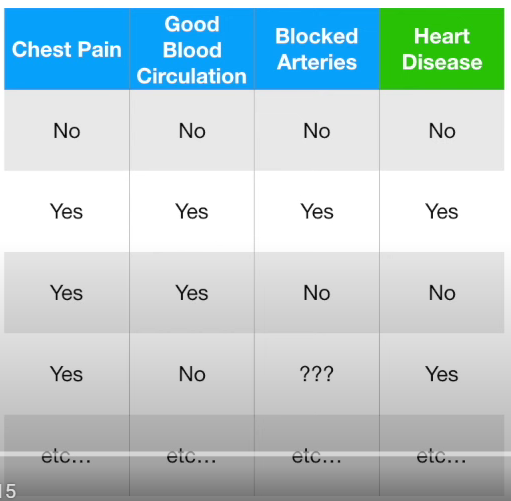
#> input picture Machine Learning/Decision Tree/Feature Selection and Missing Values/images/dataset.png, 511 x 501 px, found by its file name
$ jupyter execute --allow-errors classification.ipynb
#> lines starting #> are read from the running program, lines starting #| are printed output that depends on the picture
1. [CHAID (Chi-squared Automatic Interaction Detector)](#chaid-chi-squared-automatic-interaction-detector)

#### CHAID (Chi-squared Automatic Interaction Detector):
- works with both regression and classification prediction but rarely used for regression
- works with numerical discrete and continuous variables and also with categorical variables
- multiple split and not binary split like CART
- ability handle non-monotonic relationship
- easy to interpret

[cell 1]
from PIL import Image
from IPython.display import display

img = Image.open('images/dataset.png')
#> img is the input picture: PIL image 511x501 RGBA; mean R, G, B, A 185.1, 206.3, 208.9, 255
new_image = img.resize((440, 400))
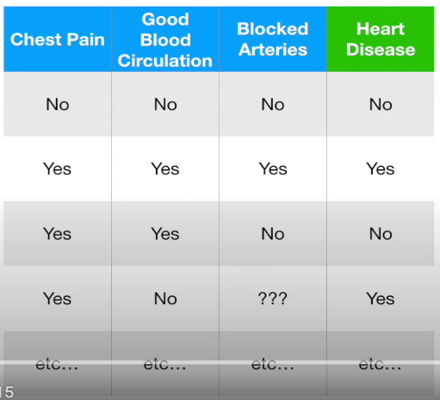
#> new_image: PIL image 440x400 RGBA; mean R, G, B, A 185.1, 206.2, 208.9, 255
display(new_image)

[cell 2]
from PIL import Image
from IPython.display import display

#> (the rest of this cell did not finish here and is left out)

##### Process of CHAID:
- Need to find the feature with the highest importance
- Take feature Outlook:
    - Has 3 categories - Sunny, Overcast, Rain
        - Sunny:
            - Count of observed output class labels separately i.e. Yes (2) & No (3)
            - Calculate the Expected value by taking the average of observed output class labels = E = Expected Value(Sunny)/2 => 2.5
                - Expected Value(Sunny[Yes]) => ( rows*columns)/ total obs
                    - rows = (Sunny[Yes(O)]  +  Sunny[No(O)])
                    - columns =  (Sunny[Yes(O)]  +  Overcast[Yes(O)]  +  Rain[Yes(O)])
                    - total obs = (Sunny[Yes(O)]  +  Overcast[Yes(O)]  +  Rain[Yes(O)]  +  Sunny[No(O)]  +  Overcast[No(O)]  +  Rain[No(O)])
                    - Expected Value(Sunny[Yes]) = (2+3) * (2+4+3)/(2+4+3+3+0+2) => 45/14
                - Expected Value(Sunny[No]) => ( rows*columns)/ total obs
                    - rows = (Sunny[Yes(O)]  +  Sunny[No(O)])
                    - columns = (Sunny[No(O)]  +  Overcast[No(O)]  +  Rain[No(O)])
                    - total obs=  (Sunny[Yes(O)]  +  Overcast[Yes(O)]  +  Rain[Yes(O)]  +  Sunny[No(O)]  +  Overcast[No(O)]  +  Rain[No(O)])
                    - Expected Value(Sunny[No]) = (2+3) * (3+0+2)/(2+4+3+3+0+2) => 25/14
                - Now take the average of both the values = (Expected Value(Sunny[No]) + Expected Value(Sunny[Yes]))/2
                    - Expected Value(Sunny) = (45 + 25)/14*2 => 2.5
            - Calculate the Chi-squared value for each category of the feature class with relevance to the output labels
                - chi-squared value (Yes) = (((2-2.5)^2)/2.5)^(1/2) => 0.316
                - chi-squared value (No) = (((3-2.5)^2)/2.5)^(1/2) => 0.316
        - Overcast:
            - Count of observed output class labels separately i.e. Yes (4) & No (0)
            - Calculate the Expected value by taking the average of observed output class labels = E = Expected Value(Overcast)/2 => 2
                 - Expected Value(Overcast[Yes]) => ( rows*columns)/ total obs
                    - rows = (Overcast[Yes(O)]  +  Overcast[No(O)])
                    - columns =  (Sunny[Yes(O)]  +  Overcast[Yes(O)]  +  Rain[Yes(O)])
                    - total obs = (Sunny[Yes(O)]  +  Overcast[Yes(O)]  +  Rain[Yes(O)]  +  Sunny[No(O)]  +  Overcast[No(O)]  +  Rain[No(O)])
                    - Expected Value(Overcast[Yes]) = (4+0) * (2+4+3)/(2+4+3+3+0+2) => 18/7
                - Expected Value(Overcast[No]) => ( rows*columns)/ total obs
                    - rows = (Overcast[Yes(O)]  +  Overcast[No(O)])
                    - columns = (Sunny[No(O)]  +  Overcast[No(O)]  +  Rain[No(O)])
                    - total obs = (Sunny[Yes(O)]  +  Overcast[Yes(O)]  +  Rain[Yes(O)]  +  Sunny[No(O)]  +  Overcast[No(O)]  +  Rain[No(O)])
                    - Expected Value(Overcast[No]) = (4+0) * (3+0+2)/(2+4+3+3+0+2) => 10/7
                - Now take the average of both the values = (Expected Value(Overcast[No]) + Expected Value(Overcast[Yes]))/2
                    - Expected Value(Overcast) = (10 + 18)/7*2 => 3
            - Calculate the Chi-squared value for each category of the feature class with relevance to the output labels
                - chi-squared value (Yes) = (((4-2)^2)/2)^(1/2) => 1.414
                - chi-squared value (No) = (((0-2)^2)/2)^(1/2) => 1.414
        - Rain:
            - Count of observed output class labels separately i.e. Yes (3) & No (2)
            - Calculate the Expected value by taking the average of observed output class labels = E = Expected Value(Rain)/2 => 2.5
                - Expected Value(Rain[Yes]) => ( rows*columns)/ total obs
                    - rows = (Rain[Yes(O)]  +  Rain[No(O)])
                    - columns = (Sunny[Yes(O)]  +  Overcast[Yes(O)]  +  Rain[Yes(O)])
                    - total obs = (Sunny[Yes(O)]  +  Overcast[Yes(O)]  +  Rain[Yes(O)]  +  Sunny[No(O)]  +  Overcast[No(O)]  +  Rain[No(O)])
                    - Expected Value(Rain[Yes]) = (3+2) * (2+4+3)/(2+4+3+3+0+2) => 45/14
                - Expected Value(Rain[No]) => ( rows*columns)/ total obs
                    - rows = (Rain[Yes(O)]  +  Rain[No(O)])
                    - columns = (Sunny[No(O)]  +  Overcast[No(O)]  +  Rain[No(O)])
                    - total obs=  (Sunny[Yes(O)]  +  Overcast[Yes(O)]  +  Rain[Yes(O)]  +  Sunny[No(O)]  +  Overcast[No(O)]  +  Rain[No(O)])
                    - Expected Value(Rain[No]) = (3+2) * (3+0+2)/(2+4+3+3+0+2) => 25/14
                - Now take the average of both the values = (Expected Value(Rain[No]) + Expected Value(Rain[Yes]))/2
                    - Expected Value(Rain) = (45 + 25)/14*2 => 2.5
            - Calculate the Chi-squared value for each category of the feature class with relevance to the output labels
                - chi-squared value (Yes) = (((3-2.5)^2)/2.5)^(1/2) => 0.316
                - chi-squared value (No) = (((2-2.5)^2)/2.5)^(1/2) => 0.316
    - Now sum all the chi-squared value = 4.092

[cell 3]
from PIL import Image
from IPython.display import display

img = Image.open('images/chisquare_value.png')
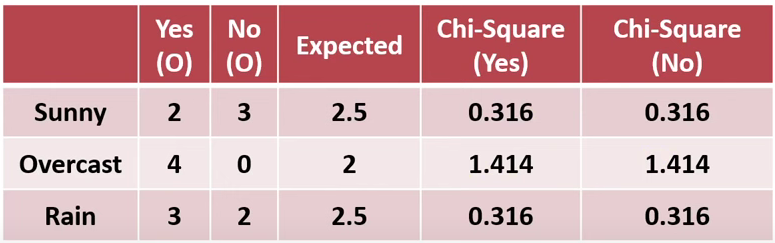
#> input picture Machine Learning/Decision Tree/Splitting of Nodes/CHAID (Chi-squared Automatic Interaction Detection)/images/chisquare_value.png, 775 x 243 px
#> img is the input picture: PIL image 775x243 RGBA; mean R, G, B, A 213.8, 170, 174.1, 255
new_image = img.resize((440, 140))
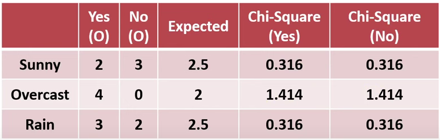
#> new_image: PIL image 440x140 RGBA; mean R, G, B, A 213.7, 170, 174.1, 255
display(new_image)

- Take feature Temperature:
    - Has 3 categories - Hot, Mild, Cold
        - Sunny:
            - Count of observed output class labels separately i.e. Yes (2) & No (2)
            - Calculate the Expected value by taking the average of observed output class labels = E = Expected Value(Hot)/2 => 2
                - Expected Value(Hot[Yes]) => ( rows*columns)/ total obs
                    - rows = (Hot[Yes(O)]  +  Hot[No(O)])
                    - columns =  (Hot[Yes(O)]  +  Mild[Yes(O)]  +  Cold[Yes(O)])
                    - total obs = (Hot[Yes(O)]  +  Mild[Yes(O)]  +  Cold[Yes(O)]  +  Hot[No(O)]  +  Mild[No(O)]  +  Cold[No(O)])
                    - Expected Value(Hot[Yes]) = (2+2) * (2+4+3)/(2+4+3+2+2+1) => 36/14
                - Expected Value(Hot[No]) => ( rows*columns)/ total obs
                    - rows = (Hot[Yes(O)]  +  Hot[No(O)])
                    - columns =  (Hot[No(O)]  +  Mild[No(O)]  +  Cold[No(O)])
                    - total obs = (Hot[Yes(O)]  +  Mild[Yes(O)]  +  Cold[Yes(O)]  +  Hot[No(O)]  +  Mild[No(O)]  +  Cold[No(O)])
                    - Expected Value(Hot[No]) = (2+2) * (2+2+1)/(2+4+3+2+2+1) => 20/14
                - Now take the average of both the values = (Expected Value(Hot[No]) + Expected Value(Hot[Yes]))/2
                    - Expected Value(Hot) = (36 + 20)/14*2 => 2
            - Calculate the Chi-squared value for each category of the feature class with relevance to the output labels
                - chi-squared value (Yes) = (((2-2)^2)/2)^(1/2) => 0
                - chi-squared value (No) = (((2-2)^2)/2)^(1/2) => 0
        - Mild:
            - Count of observed output class labels separately i.e. Yes (4) & No (2)
            - Calculate the Expected value by taking the average of observed output class labels = E = Expected Value(Mild)/2 => 3
                - Expected Value(Mild[Yes]) => ( rows*columns)/ total obs
                    - rows = (Mild[Yes(O)]  +  Mild[No(O)])
                    - columns =  (Hot[Yes(O)]  +  Mild[Yes(O)]  +  Cold[Yes(O)])
                    - total obs = (Hot[Yes(O)]  +  Mild[Yes(O)]  +  Cold[Yes(O)]  +  Hot[No(O)]  +  Mild[No(O)]  +  Cold[No(O)])
                    - Expected Value(Mild[Yes]) = (4+2) * (2+4+3)/(2+4+3+2+2+1) => 27/7
                - Expected Value(Mild[No]) => ( rows*columns)/ total obs
                    - rows = (Mild[Yes(O)]  +  Mild[No(O)])
                    - columns =  (Hot[No(O)]  +  Mild[No(O)]  +  Cold[No(O)])
                    - total obs = (Hot[Yes(O)]  +  Mild[Yes(O)]  +  Cold[Yes(O)]  +  Hot[No(O)]  +  Mild[No(O)]  +  Cold[No(O)])
                    - Expected Value(Mild[No]) = (4+2) * (3+0+2)/(2+4+3+2+2+1) => 15/7
                - Now take the average of both the values = (Expected Value(Mild[No]) + Expected Value(Mild[Yes]))/2
                    - Expected Value(Mild) = (27 + 15)/7*2 => 3
            - Calculate the Chi-squared value for each category of the feature class with relevance to the output labels
                - chi-squared value (Yes) = (((4-3)^2)/3)^(1/2) => 0.577
                - chi-squared value (No) = (((2-3)^2)/3)^(1/2) => 0.577
        - Cold:
            - Count of observed output class labels separately i.e. Yes (3) & No (1)
            - Calculate the Expected value by taking the average of observed output class labels = E = Expected Value(Cold)/2 => 2
                - Expected Value(Cold[Yes]) => ( rows*columns)/ total obs
                    - rows = (Cold[Yes(O)]  +  Cold[No(O)])
                    - columns =  (Hot[Yes(O)]  +  Mild[Yes(O)]  +  Cold[Yes(O)])
                    - total obs = (Hot[Yes(O)]  +  Mild[Yes(O)]  +  Cold[Yes(O)]  +  Hot[No(O)]  +  Mild[No(O)]  +  Cold[No(O)])
                    - Expected Value(Cold[Yes]) = (3+1) * (2+4+3)/(2+4+3+2+2+1) => 36/14
                - Expected Value(Cold[No]) => ( rows*columns)/ total obs
                    - rows = (Cold[Yes(O)]  +  Cold[No(O)])
                    - columns =  (Hot[No(O)]  +  Mild[No(O)]  +  Cold[No(O)])
                    - total obs = (Hot[Yes(O)]  +  Mild[Yes(O)]  +  Cold[Yes(O)]  +  Hot[No(O)]  +  Mild[No(O)]  +  Cold[No(O)])
                    - Expected Value(Cold[No]) = (3+1) * (3+0+2)/(2+4+3+2+2+1) => 20/14
                - Now take the average of both the values = (Expected Value(Cold[No]) + Expected Value(Cold[Yes]))/2
                    - Expected Value(Cold) = (36 + 20)/14*2 => 2
            - Calculate the Chi-squared value for each category of the feature class with relevance to the output labels
                - chi-squared value (Yes) = (((3-2)^2)/2)^(1/2) => 0.707
                - chi-squared value (No) = (((1-2)^2)/2)^(1/2) => 0.707
    - Now sum all the chi-squared value = 2.568

[cell 4]
from PIL import Image
from IPython.display import display

#> (the rest of this cell did not finish here and is left out)

- Take feature Humidity:
    - Has 2 categories - High, Normal
        - High:
            - Count of observed output class labels separately i.e. Yes (3) & No (4)
            - Calculate the Expected value by taking the average of observed output class labels = E = Expected Value(High)/2 => 3.5
                - Expected Value(High[Yes]) => ( rows*columns)/ total obs
                    - rows = (High[Yes(O)]  +  High[No(O)])
                    - columns =  (High[Yes(O)]  +  Normal[Yes(O)])
                    - total obs = (High[Yes(O)]  +  Normal[Yes(O)]  +  High[No(O)]  +  Normal[No(O)])
                    - Expected Value(High[Yes]) = (3+4) * (3+6)/(3+4+6+1) => 9/2
                - Expected Value(High[No]) => ( rows*columns)/ total obs
                    - rows = (High[Yes(O)]  +  High[No(O)])
                    - columns = (High[No(O)]  +  Normal[No(O)])
                    - total obs=  (High[Yes(O)]  +  Normal[Yes(O)] +  High[No(O)]  +  Normal[No(O)])
                    - Expected Value(High[No]) = (3+4) * (4+1)/(3+4+6+1) => 5/2
                - Now take the average of both the values = (Expected Value(High[No]) + Expected Value(High[Yes]))/2
                    - Expected Value(High) = (9 + 5)/2*2 => 3.5
            - Calculate the Chi-squared value for each category of the feature class with relevance to the output labels
                - chi-squared value (Yes) = (((2-3.5)^2)/3.5)^(1/2) => 0.267
                - chi-squared value (No) = (((4-3.5)^2)/3.5)^(1/2) => 0.267
        - Normal:
            - Count of observed output class labels separately i.e. Yes (6) & No (1)
            - Calculate the Expected value by taking the average of observed output class labels = E = Expected Value(Normal)/2 => 3.5
                    - Expected Value(Normal[Yes]) => ( rows*columns)/ total obs
                    - rows = (Normal[Yes(O)]  +  Normal[No(O)])
                    - columns =  (High[Yes(O)]  +  Normal[Yes(O)])
                    - total obs = (High[Yes(O)]  +  Normal[Yes(O)]  +  High[No(O)]  +  Normal[No(O)])
                    - Expected Value(Normal[Yes]) = (6+1) * (3+6)/(3+4+6+1) => 9/2
                - Expected Value(Normal[No]) => ( rows*columns)/ total obs
                    - rows = (Normal[Yes(O)]  +  Normal[No(O)])
                    - columns = (High[No(O)]  +  Normal[No(O)])
                    - total obs=  (High[Yes(O)]  +  Normal[Yes(O)] +  High[No(O)]  +  Normal[No(O)])
                    - Expected Value(Normal[No]) = (6+1) * (4+1)/(3+4+6+1) => 5/2
                - Now take the average of both the values = (Expected Value(Normal[No]) + Expected Value(Normal[Yes]))/2
                    - Expected Value(Normal) = (9 + 5)/2*2 => 3.5
            - Calculate the Chi-squared value for each category of the feature class with relevance to the output labels
                - chi-squared value (Yes) = (((4-2)^2)/2)^(1/2) => 1.336
                - chi-squared value (No) = (((0-2)^2)/2)^(1/2) => 1.336
    - Now sum all the chi-squared value = 3.206

[cell 5]
from PIL import Image
from IPython.display import display

#> (the rest of this cell did not finish here and is left out)

- Take feature Humidity:
    - Has 2 categories - Weak, Strong
        - High:
            - Count of observed output class labels separately i.e. Yes (5) & No (2)
            - Calculate the Expected value by taking the average of observed output class labels = E = Expected Value(Weak)/2 => 3.5
                - Expected Value(Weak[Yes]) => ( rows*columns)/ total obs
                    - rows = (Weak[Yes(O)]  +  Weak[No(O)])
                    - columns =  (Weak[Yes(O)]  +  Strong[Yes(O)])
                    - total obs = (Weak[Yes(O)]  +  Strong[Yes(O)]  +  Weak[No(O)]  +  Strong[No(O)])
                    - Expected Value(Weak[Yes]) = (5+2) * (5+3)/(5+2+3+3) => 56/13
                - Expected Value(Weak[No]) => ( rows*columns)/ total obs
                    - rows = (Weak[Yes(O)]  +  Weak[No(O)])
                    - columns = (Weak[No(O)]  +  Strong[No(O)])
                    - total obs=  (Weak[Yes(O)]  +  Strong[Yes(O)] +  Weak[No(O)]  +  Strong[No(O)])
                    - Expected Value(Weak[No]) = (5+2) * (2+3)/(5+2+3+3) => 35/13
                - Now take the average of both the values = (Expected Value(Weak[No]) + Expected Value(Weak[Yes]))/2
                    - Expected Value(Weak) = (56 + 35)/13*2 => 3.5
            - Calculate the Chi-squared value for each category of the feature class with relevance to the output labels
                - chi-squared value (Yes) = (((5-3.5)^2)/3.5)^(1/2) => 0.801
                - chi-squared value (No) = (((2-3.5)^2)/3.5)^(1/2) => 0.801
        - Strong:
            - Count of observed output class labels separately i.e. Yes (3) & No (3)
            - Calculate the Expected value by taking the average of observed output class labels = E = Expected Value(Strong)/2 => 3
                    - Expected Value(Strong[Yes]) => ( rows*columns)/ total obs
                    - rows = (Strong[Yes(O)]  +  Strong[No(O)])
                    - columns =  (Weak[Yes(O)]  +  Strong[Yes(O)])
                    - total obs = (Weak[Yes(O)]  +  Strong[Yes(O)]  +  Weak[No(O)]  +  Strong[No(O)])
                    - Expected Value(Strong[Yes]) = (3+3) * (5+3)/(5+2+3+3) => 48/13
                - Expected Value(Strong[No]) => ( rows*columns)/ total obs
                    - rows = (Strong[Yes(O)]  +  Strong[No(O)])
                    - columns = (Weak[No(O)]  +  Strong[No(O)])
                    - total obs=  (Weak[Yes(O)]  +  Strong[Yes(O)] +  Weak[No(O)]  +  Strong[No(O)])
                    - Expected Value(Strong[No]) = (3+3) * (2+3)/(5+2+3+3) => 30/13
                - Now take the average of both the values = (Expected Value(Strong[No]) + Expected Value(Strong[Yes]))/2
                    - Expected Value(Strong) = (48 + 30)/13*2 => 3
            - Calculate the Chi-squared value for each category of the feature class with relevance to the output labels
                - chi-squared value (Yes) = (((3-3)^2)/3)^(1/2) => 0
                - chi-squared value (No) = (((3-3)^2)/3)^(1/2) => 0
    - Now sum all the chi-squared value = 1.602

[cell 6]
from PIL import Image
from IPython.display import display

img = Image.open('images/chisquare_value3.png')
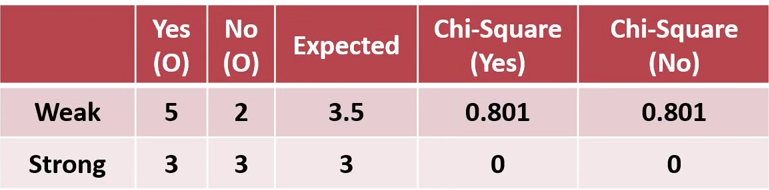
#> input picture Machine Learning/Decision Tree/Splitting of Nodes/CHAID (Chi-squared Automatic Interaction Detection)/images/chisquare_value3.png, 769 x 190 px
#> img is the input picture: PIL image 769x190 RGBA; mean R, G, B, A 213, 162.8, 167.2, 255
new_image = img.resize((440, 140))
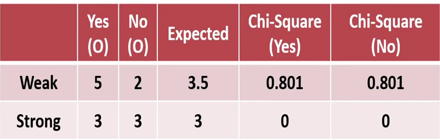
#> new_image: PIL image 440x140 RGBA; mean R, G, B, A 212.9, 162.8, 167.2, 255
display(new_image)
